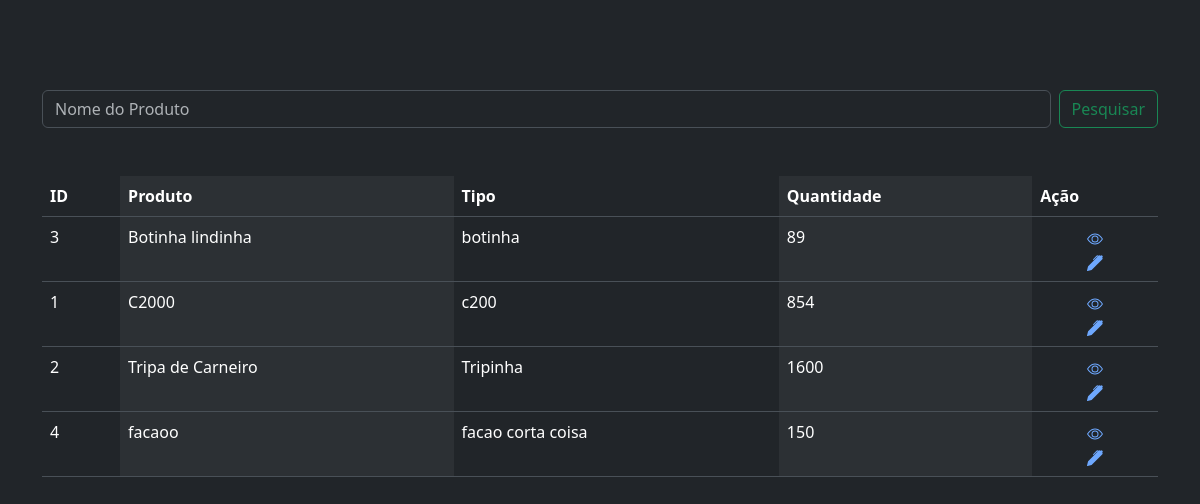
/produto/, run on an earlier commit of the app's database.
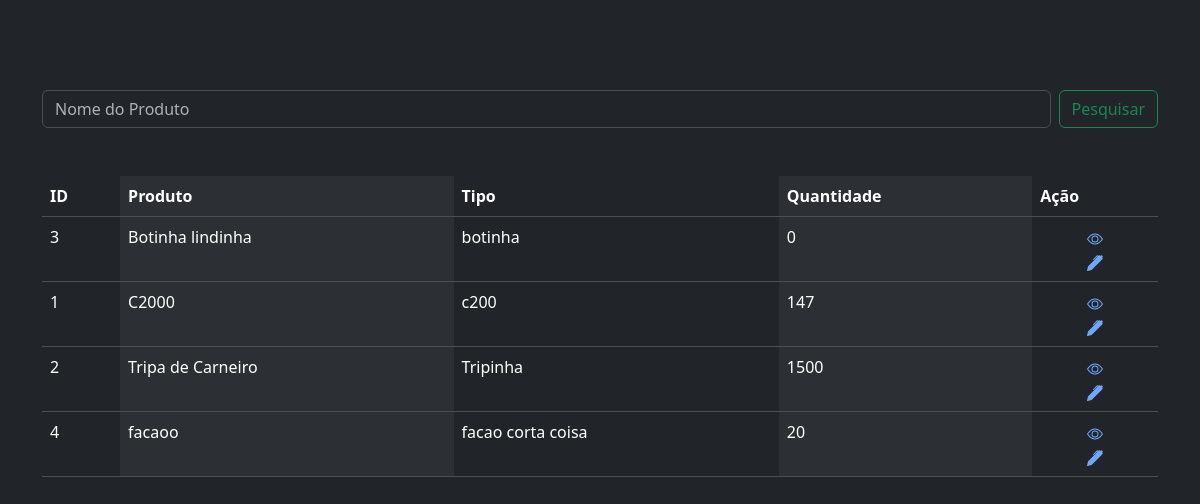
And on a later commit of the database.
### produto/models.py (models this page shows, shortened)
class Produto(models.Model):
    produto = models.CharField(max_length=200)
    tipo = models.OneToOneField(Tipo, on_delete=models.CASCADE)
    marca = models.CharField(max_length=100)
    custo = models.DecimalField(decimal_places=2 , max_digits=8)
    preco_venda = models.DecimalField(decimal_places=2 , max_digits=8)
    quantidade = models.IntegerField()
    class Meta:
        ordering = ['produto']

class Tipo(models.Model):
    tipo = models.CharField(max_length=100)
    def __str__(self):
        return f"{self.tipo}"

### produto/views.py (the view)
# urls.py: path('produto/', ViewProduto.as_view(), name='view_prod'),
class ViewProduto(ListView):
    queryset = Produto.objects.all()
    template_name = 'produtos.html'
    context_object_name = 'produtos'
    def get_queryset(self):
        query = super().get_queryset()
        pesquisa = self.request.GET.get('produto')
        if pesquisa:
            query = query.filter(produto__icontains = pesquisa)
        return query
    def get_context_data(self, **kwargs):
        context = super().get_context_data(**kwargs)
        context['title'] = 'lista de produto'
        return context

### produto/templates/produtos.html (shortened to what this page needs)
{% extends "base.html" %}
{% block content %}
<div class="container m-10">
  <div>
    <form class="d-flex mb-5" role="search">
      <input class="form-control me-2" type="search" placeholder="Nome do Produto" aria-label="Search" name="produto">
      <button class="btn btn-outline-success" type="submit">Pesquisar</button>
    </form>
  </div>
  <table class="table table-striped-columns">
    <thead>
      <tr class="welton">
        <th scope="col" >ID</th>
        <th scope="col" >Produto</th>
        <th scope="col" >Tipo</th>
        <th scope="col" >Quantidade</th>
        <th scope="col" > Ação</th>
      </tr>
    </thead>
    <tbody>
      {% for i in produtos %}
        <tr>
          <td>{{ i.id }}</td>
          <td>{{ i.produto }}</td>
          <td>{{ i.tipo }}</td>
          <td>{{ i.quantidade }}</td>
          <td align="center">
            <div>
              <a href="{% url 'detalhes_prod' i.id %}">
              </a>
            </div>
            <div>
              <a href="{% url "update_prod" i.id %}">
              </a>
            </div>
          </td>
        </tr>
      {% endfor %}
    </tbody>
  </table>
</div>
{% endblock %}

What changed in the data, as far as the page shows it:
changed Produto "Botinha lindinha": quantidade "89" → "0"
changed Produto id 1: quantidade "854" → "147"
changed Produto "Tripa de Carneiro": quantidade "1600" → "1500"
changed Produto "facaoo": quantidade "150" → "20"
